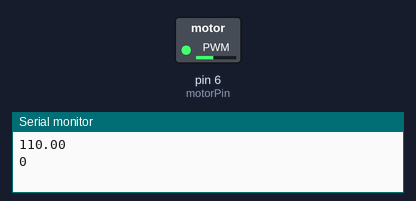
The sketch below on a simulated Arduino Uno, built with avr-gcc and run on an emulated ATmega328P. On the bench: switched loads named in the sketch (green lamp = pin HIGH), the last lines printed to the serial monitor.

Above: at 0.05 s.
At 13.0 s:
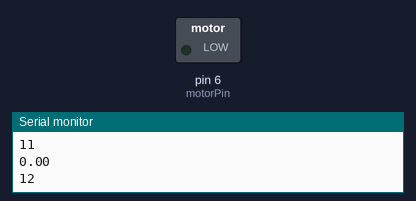
Timing chart, 0 to 16.9 s (numbered marks = the images above):
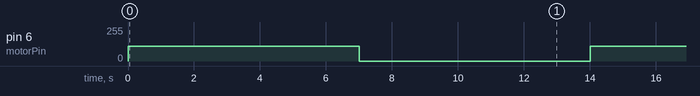

The sketch:

Motor_Control.ino
```cpp
int motorPin = 6;
float motorSpeed = 80; //1 - 100%
float dutyCycle;
float timeOn = .1; //Minutes
float timeOff = .1; //Minutes
int count;

void setup() {
  Serial.begin(9600);
  pinMode(motorPin, OUTPUT);
}

void loop() {
  if (count <= 60*timeOn) {
    dutyCycle = 30+(100*(motorSpeed/100));
    analogWrite(motorPin, dutyCycle);
  }

  else if ((count > 60*timeOn) && (count <= 60*(timeOff+timeOn))) {
    dutyCycle = 0;
    analogWrite(motorPin, dutyCycle);
  }

  else if (count > 60*(timeOn+timeOff)) {
    count = 0;
  }

  Serial.print(dutyCycle);
  Serial.print("\n");
  Serial.print(count);
  Serial.print("\n");

  count += 1;
  delay(1000);
}
```

Measured:
- by itself, pin 6 (motorPin): repeats every 13.0 s: 0/255 7.0 s, 110/255 6.0 s
